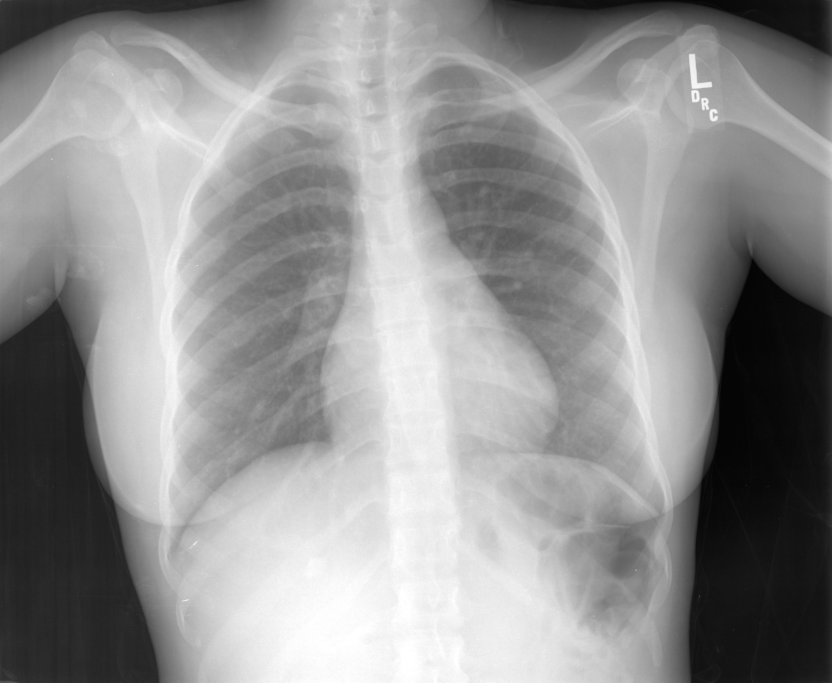
#> input picture OpenCV_Scripts/data/1_IM-0001-4001.dcm.png, 2496 x 2048 px (shown at 1/3 size)
$ python resizing.py
#> lines starting #> are read from the running program, lines starting #| are printed output that depends on the picture
import os
import cv2

img = cv2.imread(os.path.join('.', 'data', '1_IM-0001-4001.dcm.png'))
#> img is the input picture: shape (2048, 2496, 3); min 5, max 255, mean 146.5

resize = cv2.resize(img, (440,280))
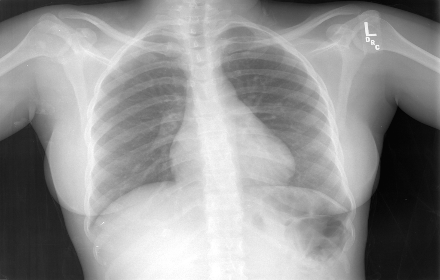
#> resize: shape (280, 440, 3); min 5, max 255, mean 146.4

print(img.shape)
#| (2048, 2496, 3)
print(resize.shape)
#| (280, 440, 3)

cv2.imshow('img',img)
cv2.imshow('resize',img)

cv2.waitKey(0)

$ run again, with OpenCV_Scripts/data/bull4.png copied over OpenCV_Scripts/data/1_IM-0001-4001.dcm.png
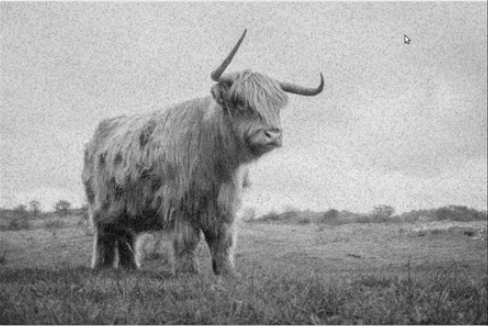
#> input picture OpenCV_Scripts/data/bull4.png, 488 x 326 px
#> img is the input picture: shape (326, 488, 3); mean B, G, R 159.4, 159.4, 159.4
#> `resize = cv2.resize(img, (440,280))`:
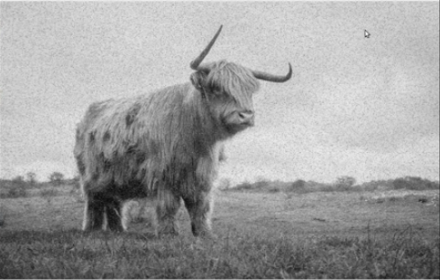
#> resize: shape (280, 440, 3); mean B, G, R 159.3, 159.3, 159.3
#| (326, 488, 3)
#| (280, 440, 3)

$ run again, with OpenCV_Scripts/data/freelancer.png copied over OpenCV_Scripts/data/1_IM-0001-4001.dcm.png
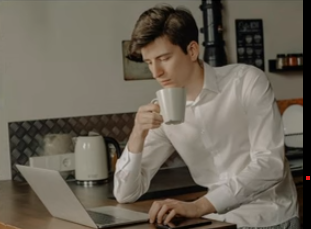
#> input picture OpenCV_Scripts/data/freelancer.png, 311 x 229 px
#> img is the input picture: shape (229, 311, 3); mean B, G, R 87.1, 99.5, 106.9
#> `resize = cv2.resize(img, (440,280))`:
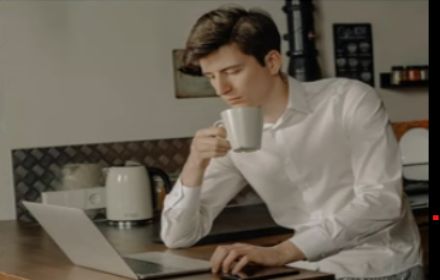
#> resize: shape (280, 440, 3); mean B, G, R 87, 99.4, 106.8
#| (229, 311, 3)
#| (280, 440, 3)
